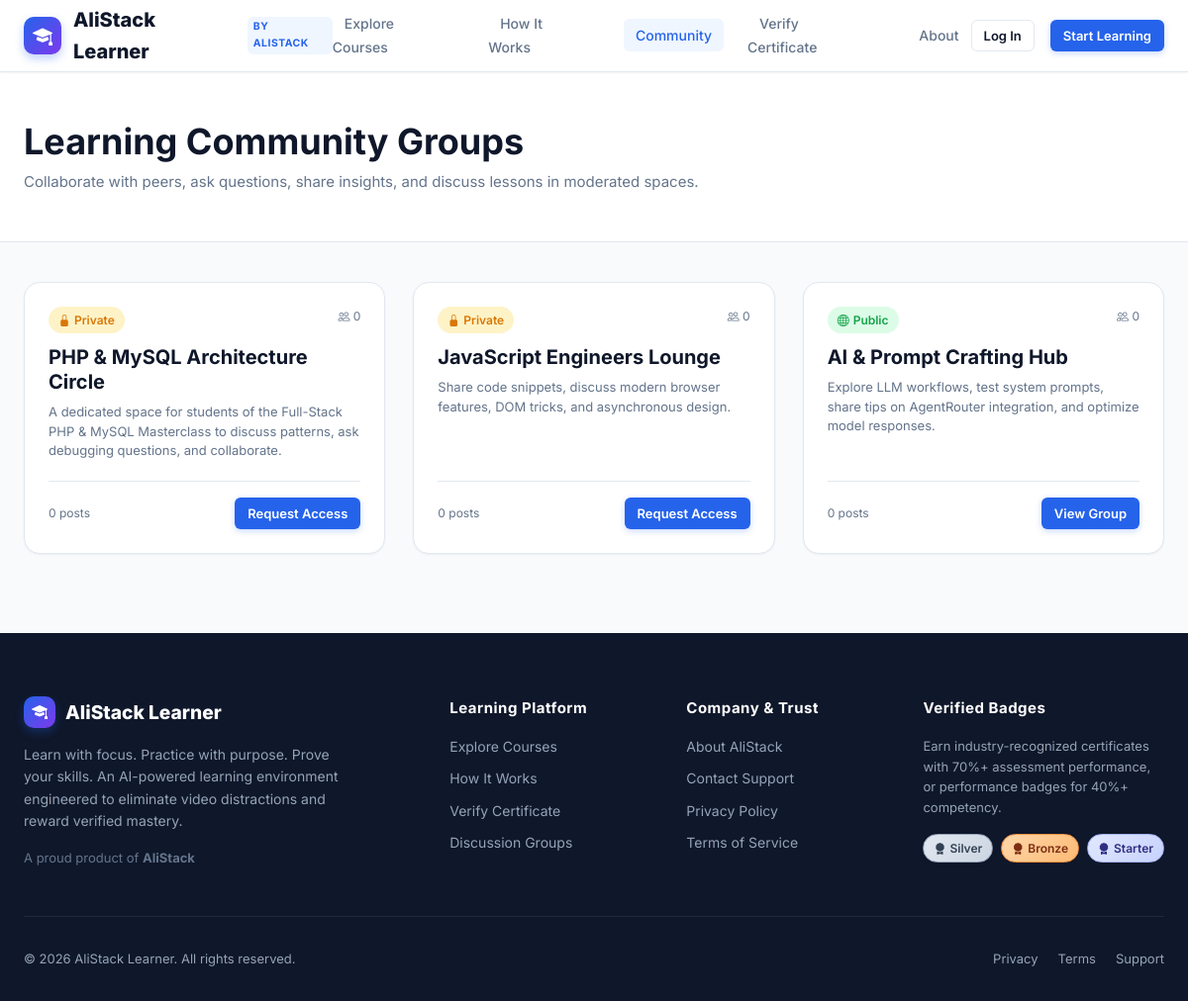
The app's page /public/community.php with its own data.
### tables this page shows
CREATE TABLE `discussion_groups` (
  `id` INT UNSIGNED AUTO_INCREMENT PRIMARY KEY,
  `course_id` INT UNSIGNED NULL,
  `name` VARCHAR(150) NOT NULL,
  `slug` VARCHAR(170) NOT NULL UNIQUE,
  `description` TEXT NOT NULL,
  `rules` TEXT NULL,
  `is_private` TINYINT(1) NOT NULL DEFAULT 1,
  `is_active` TINYINT(1) NOT NULL DEFAULT 1,
  `created_by` INT UNSIGNED NOT NULL,
  `created_at` DATETIME NOT NULL DEFAULT CURRENT_TIMESTAMP,
  FOREIGN KEY (`course_id`) REFERENCES `courses`(`id`) ON DELETE SET NULL,
  FOREIGN KEY (`created_by`) REFERENCES `users`(`id`) ON DELETE CASCADE
);

### app/autoload.php (called while the page is built, shortened)
<?php
spl_autoload_register(function ($class) {
    $prefix = 'App\\';
    $baseDir = __DIR__ . '/';
    $len = strlen($prefix);
    $relativeClass = substr($class, $len);
    $file = $baseDir . str_replace('\\', '/', $relativeClass) . '.php';
});
require_once dirname(__DIR__) . '/config/app.php';

### config/database.php (called while the page is built, shortened)
<?php
function getDbConnection(): PDO {
    $host = getenv('DB_HOST') ?: '127.0.0.1';
    $port = getenv('DB_PORT') ?: '3306';
    $dbname = getenv('DB_NAME') ?: 'alistack_learner';
    $username = getenv('DB_USER') ?: 'root';
    $password = getenv('DB_PASS') !== false ? getenv('DB_PASS') : '';
    $dsn = "mysql:host={$host};port={$port};dbname={$dbname};charset=utf8mb4";
    $options = [
        PDO::ATTR_ERRMODE            => PDO::ERRMODE_EXCEPTION,
        PDO::ATTR_DEFAULT_FETCH_MODE => PDO::FETCH_ASSOC,
        PDO::ATTR_EMULATE_PREPARES   => false,
        PDO::MYSQL_ATTR_INIT_COMMAND => "SET NAMES utf8mb4 COLLATE utf8mb4_unicode_ci"
    ];
    try {
        $pdo = new PDO($dsn, $username, $password, $options);
        return $pdo;
    } catch (PDOException $e) {
        error_log("Database connection failed: " . $e->getMessage());
        if (getenv('APP_ENV') === 'local' || !getenv('APP_ENV')) {
            throw new RuntimeException("Database connection error: Unable to connect to MySQL database '{$dbname}' on {$host}:{$port}. Please verify your MySQL server is running and .env credentials are correct.");
        }
        throw new RuntimeException("A secure database connection could not be established. Please check back shortly.");
    }
}

### app/Repositories/CommunityRepository.php (called while the page is built, shortened)
<?php
class CommunityRepository {
    protected PDO $db;
    public function __construct() {
        $this->db = getDbConnection();
    }
    public function getAllGroups(bool $activeOnly = true): array {
        $where = $activeOnly ? "WHERE g.is_active = 1" : "";
        $sql = "SELECT g.*, c.title as course_title, c.slug as course_slug,
                (SELECT COUNT(*) FROM group_memberships gm WHERE gm.group_id = g.id AND gm.status = 'active') as member_count,
                (SELECT COUNT(*) FROM discussion_posts dp WHERE dp.group_id = g.id) as post_count
                FROM discussion_groups g
                LEFT JOIN courses c ON c.id = g.course_id
                {$where}
                ORDER BY g.id ASC";
        $stmt = $this->db->query($sql);
        return $stmt->fetchAll();
    }
}

### config/app.php (called while the page is built, shortened)
<?php
require_once __DIR__ . '/database.php';
if (!function_exists('baseUrl')) {
    function baseUrl(string $path = ''): string {
        if (!empty($_SERVER['HTTP_HOST'])) {
            $protocol = (!empty($_SERVER['HTTPS']) && $_SERVER['HTTPS'] !== 'off') ? "https://" : "http://";
            $host = $_SERVER['HTTP_HOST'];
            $scriptName = $_SERVER['SCRIPT_NAME'] ?? '';
            $baseDir = str_replace('\\', '/', dirname($scriptName));
            if (str_contains($baseDir, '/public')) {
                $baseDir = substr($baseDir, 0, strpos($baseDir, '/public') + 7);
            } elseif ($baseDir === '/' || $baseDir === '\\' || $baseDir === '.') {
                $baseDir = '';
            }
            $base = rtrim($protocol . $host . $baseDir, '/');
            return $base . '/' . ltrim($path, '/');
        }
        $configured = getenv('APP_URL') ?: 'http://localhost:8000';
        return rtrim($configured, '/') . '/' . ltrim($path, '/');
    }
}

### app/Helpers/Sanitizer.php (called while the page is built, shortened)
<?php
class Sanitizer {
    public static function e(?string $value): string {
        return htmlspecialchars($value, ENT_QUOTES, 'UTF-8');
    }
}

### app/Helpers/Auth.php (called while the page is built, shortened)
<?php
class Auth {
    public static function check(): bool {
        return !empty($_SESSION['user']) && !empty($_SESSION['user']['id']);
    }
    public static function user(): ?array {
        if (!self::check()) {
            return null;
        }
        return $_SESSION['user'];
    }
    public static function id(): ?int {
        $u = self::user();
        return $u ? (int)$u['id'] : null;
    }
}

### public/community.php (the view, shortened to what this page needs)
<?php
require_once dirname(__DIR__) . '/app/autoload.php';
$communityRepo = new CommunityRepository();
$currentUserId = Auth::id();
$groupSlug = trim((string)($_GET['group'] ?? ''));
$postId = !empty($_GET['post']) ? (int)$_GET['post'] : 0;
$selectedGroup = null;
if ($groupSlug) {
    $selectedGroup = $communityRepo->getGroupBySlug($groupSlug);
    if ($selectedGroup) {
        $groupId = (int)$selectedGroup['id'];
        if ($currentUserId) {
            $membership = $communityRepo->getUserMembership($currentUserId, $groupId);
            $joinRequest = $communityRepo->getUserJoinRequest($currentUserId, $groupId);
        }
        if ($postId) {
            $selectedPost = $communityRepo->getPostById($postId);
            if ($selectedPost) {
                $replies = $communityRepo->getPostReplies($postId);
            }
        } else {
            $posts = $communityRepo->getGroupPosts($groupId);
        }
    }
} else {
    $groups = $communityRepo->getAllGroups(true);
}
require_once dirname(__DIR__) . '/templates/layouts/header.php';
?>
<div style="background: #FFFFFF; border-bottom: 1px solid var(--border-color); padding: 48px 0;">
    <div class="container">
        <div style="display: flex; align-items: center; justify-content: space-between; flex-wrap: wrap; gap: 16px;">
            <div>
                <?php if ($selectedGroup): ?>
                    <a href="<?= baseUrl('community.php') ?>" style="font-size: 13px; color: var(--muted); display: inline-flex; align-items: center; gap: 4px; margin-bottom: 6px;">
                        <i class="bi bi-arrow-left"></i> All Discussion Groups
                    </a>
                    <h1 style="font-size: 2rem; margin-bottom: 6px;"><?= Sanitizer::e($selectedGroup['name']) ?></h1>
                    <div style="font-size: 13px; color: var(--muted);">
                        <?= $selectedGroup['is_private'] ? '<span class="badge badge-warning"><i class="bi bi-lock-fill"></i> Private Group</span>' : '<span class="badge badge-success"><i class="bi bi-globe"></i> Public Group</span>' ?>
                        &bull; <?= (int)$selectedGroup['member_count'] ?> members &bull; <?= (int)$selectedGroup['post_count'] ?> discussions
                    </div>
                <?php else: ?>
                    <h1 style="font-size: 2.25rem; margin-bottom: 6px;">Learning Community Groups</h1>
                    <p style="color: var(--muted); font-size: 15px; margin: 0;">
                        Collaborate with peers, ask questions, share insights, and discuss lessons in moderated spaces.
                    </p>
                <?php endif; ?>
            </div>
        </div>
    </div>
</div>
<div class="container" style="padding: 40px 24px 80px;">
    <?php if (!$selectedGroup): ?>
        <div style="display: grid; grid-template-columns: repeat(auto-fill, minmax(340px, 1fr)); gap: 28px;">
            <?php foreach ($groups as $g):
                $userMemb = $currentUserId ? $communityRepo->getUserMembership($currentUserId, (int)$g['id']) : null;
                $userReq = $currentUserId ? $communityRepo->getUserJoinRequest($currentUserId, (int)$g['id']) : null;
            ?>
                <div class="card" style="padding: 24px; display: flex; flex-direction: column;">
                    <div style="display: flex; justify-content: space-between; align-items: flex-start; margin-bottom: 12px;">
                        <span class="badge <?= $g['is_private'] ? 'badge-warning' : 'badge-success' ?>">
                            <i class="bi <?= $g['is_private'] ? 'bi-lock-fill' : 'bi-globe' ?>"></i>
                            <?= $g['is_private'] ? 'Private' : 'Public' ?>
                        </span>
                        <span style="font-size: 12px; color: var(--muted);"><i class="bi bi-people"></i> <?= (int)$g['member_count'] ?></span>
                    </div>
                    <h3 style="font-size: 1.25rem; margin-bottom: 8px;">
                        <a href="<?= baseUrl('community.php?group=' . urlencode($g['slug'])) ?>" style="color: var(--dark);">
                            <?= Sanitizer::e($g['name']) ?>
                        </a>
                    </h3>
                    <p style="font-size: 13px; color: var(--muted); line-height: 1.5; margin-bottom: 20px; flex: 1;">
                        <?= Sanitizer::e($g['description']) ?>
                    </p>
                    <div style="border-top: 1px solid var(--border-color); padding-top: 16px; display: flex; align-items: center; justify-content: space-between;">
                        <span style="font-size: 12px; color: var(--muted);"><?= (int)$g['post_count'] ?> posts</span>
                        <?php if ($userMemb && $userMemb['status'] === 'active'): ?>
                            <a href="<?= baseUrl('community.php?group=' . urlencode($g['slug'])) ?>" class="btn btn-outline-primary btn-sm">
                                Enter Group
                            </a>
                        <?php elseif ($userReq && $userReq['status'] === 'pending'): ?>
                            <span class="badge badge-warning">Request Pending</span>
                        <?php else: ?>
                            <a href="<?= baseUrl('community.php?group=' . urlencode($g['slug'])) ?>" class="btn btn-primary btn-sm">
                                <?= $g['is_private'] ? 'Request Access' : 'View Group' ?>
                            </a>
                        <?php endif; ?>
                    </div>
                </div>
            <?php endforeach; ?>
        </div>
    <?php endif; ?>
</div>
<?php require_once dirname(__DIR__) . '/templates/layouts/footer.php'; ?>

### records on screen
discussion_groups: is_private 1 (drawn), member_count "0", name "PHP & MySQL Architecture Circle", description "A dedicated space for students of the Full-Stack PHP & MySQL Masterclass to discuss patterns, ask debugging questions, and collaborate.", post_count "0"
discussion_groups: is_private 1 (drawn), member_count "0", name "JavaScript Engineers Lounge", description "Share code snippets, discuss modern browser features, DOM tricks, and asynchronous design.", post_count "0"
discussion_groups: is_private 0 (drawn), member_count "0", name "AI & Prompt Crafting Hub", description "Explore LLM workflows, test system prompts, share tips on AgentRouter integration, and optimize model responses.", post_count "0"
